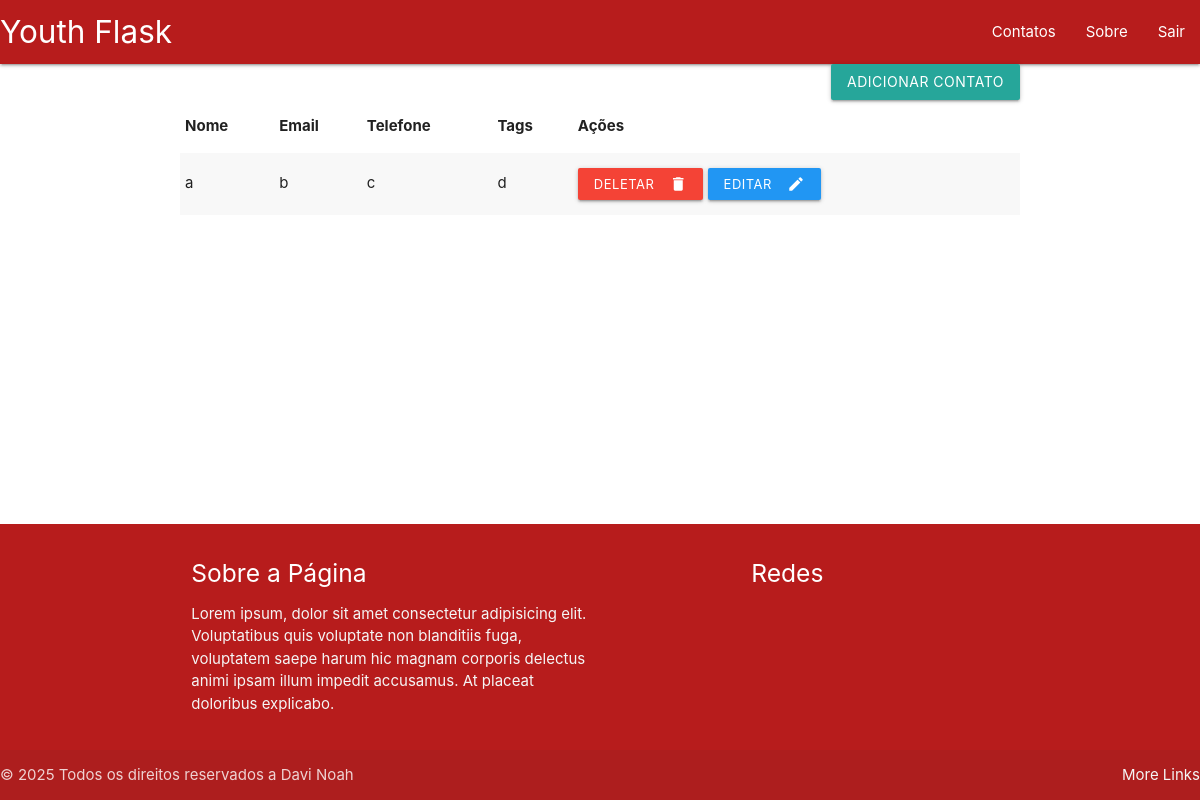
Page / (signed in) on the earlier database version.
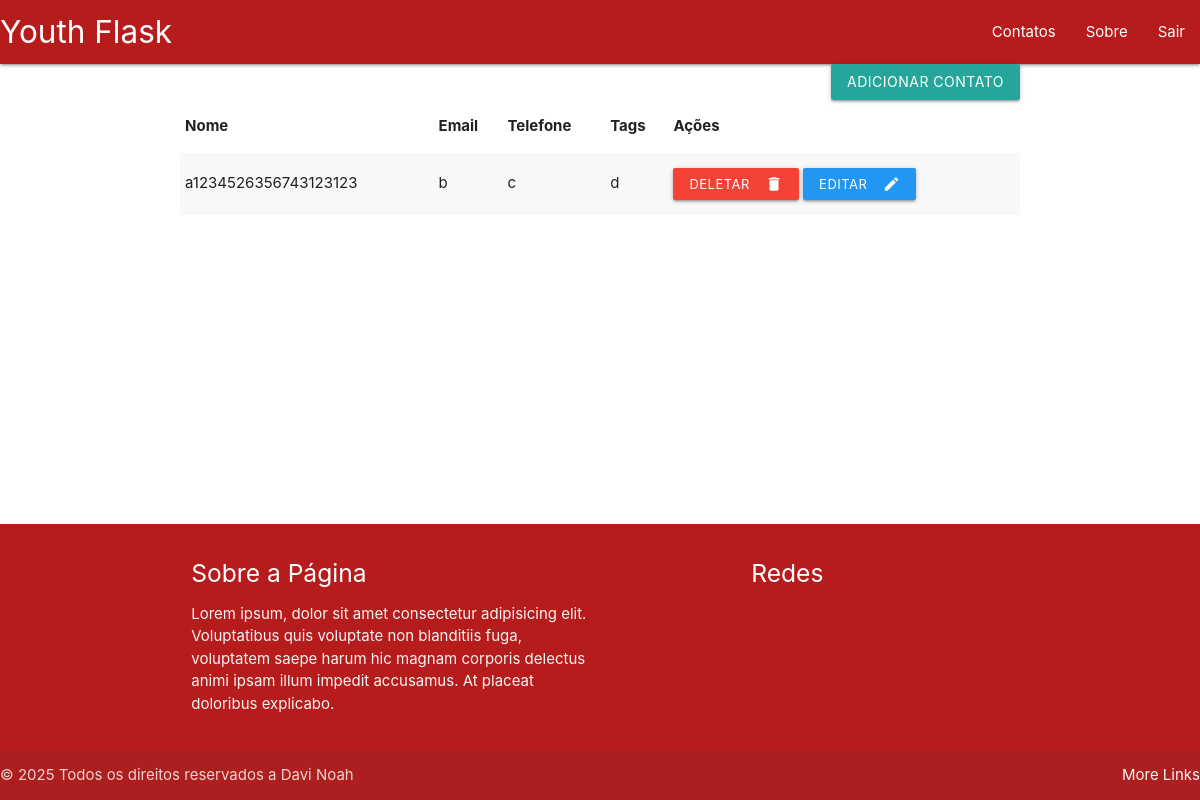
Same page on the later database version.
### database.py (models this page shows)
class Contato(Base):
    __tablename__ = 'contatos'
    id = Column(Integer, primary_key=True)
    nome = Column(String(100), nullable=False)
    email = Column(String(100), unique=True, nullable=False)
    telefone = Column(String(15), nullable=False)
    tags = Column(String(100), nullable=False)
    user_id = Column(Integer, ForeignKey('users.id'))
    user = relationship('User', back_populates='contatos')

### app.py (the view)
@app.route('/')
def home():
    if 'user_id' not in flask_session:
        return redirect('/login')
    user_id = flask_session['user_id']
    contatos = session.query(Contato).filter_by(user_id=user_id).all()
    return render_template('home.html', contatos=contatos)

### templates/home.html (shortened to what this page needs)
{% extends 'base.html' %}
{% block nav %}
<ul id="nav-mobile" class="right hide-on-med-and-down">
    <li><a href="sass.html">Contatos</a></li>
    <li><a href="badges.html">Sobre</a></li>
    <li><a href="collapsible.html">Sair</a></li>
  </ul>
{% endblock %}
{% block content %}
  <a class="waves-effect waves-light btn modal-trigger right" href="#modal1">Adicionar Contato</a>
<table class="striped">
    <thead>
        <th>Nome</th>
        <th>Email</th>
        <th>Telefone</th>
        <th>Tags</th>
        <th>Ações</th>
    </thead>
    <tbody>
        {% for contato in contatos %}
        <tr>
            <td>{{ contato.nome }}</td>
            <td>{{ contato.email }}</td>
            <td>{{ contato.telefone }}</td>
            <td>{{ contato.tags }}</td>
            <td>
                {% from 'buttons.html' import buttons %}
                {{ buttons(contato) }}
            </td>
        </tr>
        {% endfor %}
    </tbody>
</table>
{% endblock %}

### templates/buttons.html (shortened to what this page needs)
{% macro buttons(contato) %}
<form action="/deletar_contato" method="post" style="display:inline;">
    <button class="waves-effect waves-light btn-small red" type="submit">
        <i class="material-icons right">delete</i>Deletar
    </button>
</form>
<a href="#edit-modal-{{ contato.email }}" class="waves-effect waves-light btn-small blue modal-trigger">
    <i class="material-icons right">edit</i>Editar
</a>
{% endmacro %}

Differences in the rows shown:
changed Contato: nome "a" → "a1234526356743123123"
